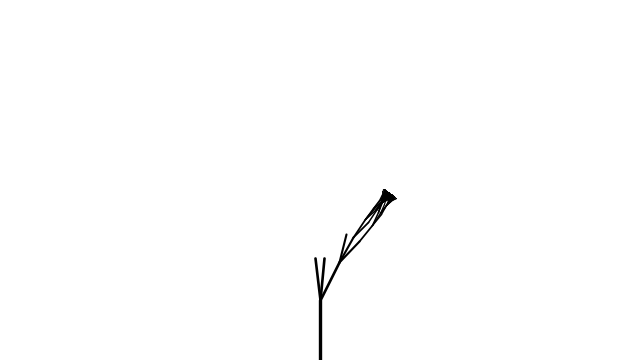
Frame 1 (no input)
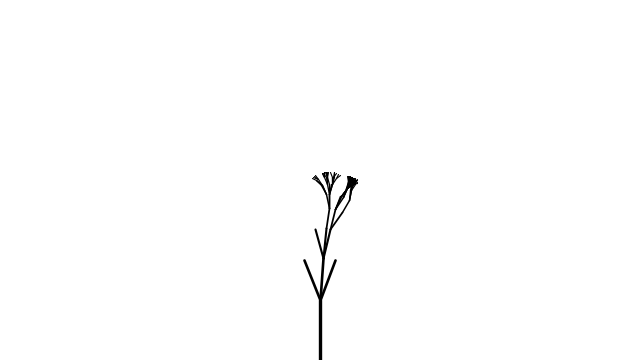
Frame 60 (the mouse pressed at the canvas centre just before this capture)
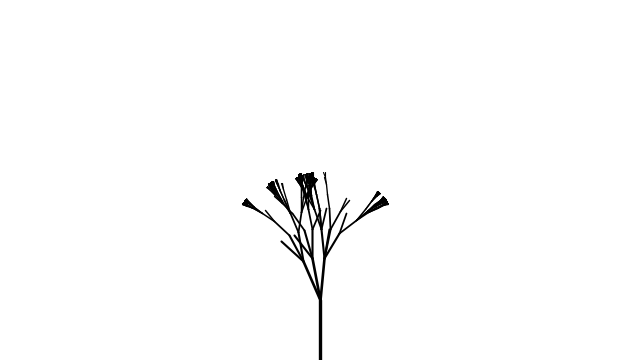
Frame 120 (the mouse held since frame 60 and released just before this capture)

The Processing sketch that drew these frames (run headless with seeded random() and noise(); from frame 60 on, the mouse is pressed at the canvas centre):

// Processing sketch: Recursion_08_Tree_Noise
// ── Recursion_08_Tree_Noise.pde
// The Nature of Code
// Daniel Shiffman
// http://natureofcode.com

// Stochastic Tree with angles fluctuating with Perlin noise
// Nature of Code, Chapter 8

// Perlin noise offset 
float yoff = 0;
// Random seed to control randomness while drawing the tree
int seed = 5;


void setup() {
  size(640, 360);
}

void draw() {
  background(255);
  fill(0);

  stroke(0);
  // Start the tree from the bottom of the screen
  translate(width/2, height);
  // Move alogn through noise
  yoff += 0.005;
  randomSeed(seed);
  // Start the recursive branching!
  branch(60, 0);
}


void mousePressed() {
  // New tree starts with new noise offset and new random seed
  yoff = random(1000);
  seed = millis();
}


void branch(float h, float xoff) {
  // thickness of the branch is mapped to its length
  float sw = map(h, 2, 100, 1, 5);
  strokeWeight(sw);
  // Draw the branch
  line(0, 0, 0, -h);
  // Move along to end
  translate(0, -h);

  // Each branch will be 2/3rds the size of the previous one
  h *= 0.7f;
  
  // Move along through noise space
  xoff += 0.1;

  if (h > 4) {
    // Random number of branches
    int n = int(random(0, 5));
    for (int i = 0; i < n; i++) {
      
      // Here the angle is controlled by perlin noise
      // This is a totally arbitrary way to do it, try others!
      float theta = map(noise(xoff+i, yoff), 0, 1, -PI/3, PI/3);
      if (n%2==0) theta *= -1;
      
      pushMatrix();      // Save the current state of transformation (i.e. where are we now)
      rotate(theta);     // Rotate by theta
      branch(h, xoff);   // Ok, now call myself to branch again
      popMatrix();       // Whenever we get back here, we "pop" in order to restore the previous matrix state
    }
  }
}
